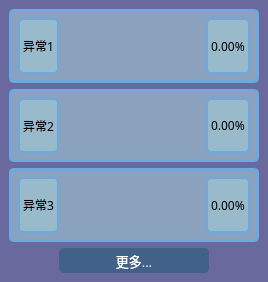
  <widget class="QDockWidget" name="dockWidget_4">
   <property name="minimumSize">
    <size>
     <width>268</width>
     <height>282</height>
    </size>
   </property>
   <property name="maximumSize">
    <size>
     <width>524287</width>
     <height>300</height>
    </size>
   </property>
   <property name="font">
    <font>
     <family>黑体</family>
    </font>
   </property>
   <property name="mouseTracking">
    <bool>true</bool>
   </property>
   <property name="autoFillBackground">
    <bool>false</bool>
   </property>
   <property name="styleSheet">
    <string notr="true">background-color: rgb(61, 98, 136);color: rgb(255,255,255);</string>
   </property>
   <property name="windowTitle">
    <string>警报历史</string>
   </property>
   <attribute name="dockWidgetArea">
    <number>2</number>
   </attribute>
   <widget class="QWidget" name="dockWidgetContents_4">
    <property name="styleSheet">
     <string notr="true">background-color: rgb(105, 105, 157);
border-color: rgb(123, 180, 232);</string>
    </property>
    <layout class="QVBoxLayout" name="verticalLayout_3">
     <item>
      <widget class="QWidget" name="widget_3" native="true">
       <property name="styleSheet">
        <string notr="true">background-color: rgba(162, 202, 212, 150);border-radius:5px;border-color:rgb(109, 169, 223);border-width:3px;border-style:solid;color:rgb(0, 0, 0);</string>
       </property>
       <layout class="QHBoxLayout" name="horizontalLayout_41">
        <item>
         <layout class="QHBoxLayout" name="horizontalLayout_7">
          <item>
           <widget class="QLabel" name="label_18">
            <property name="minimumSize">
             <size>
              <width>0</width>
              <height>30</height>
             </size>
            </property>
            <property name="maximumSize">
             <size>
              <width>16777215</width>
              <height>80</height>
             </size>
            </property>
            <property name="font">
             <font>
              <family>黑体</family>
             </font>
            </property>
            <property name="styleSheet">
             <string notr="true">border-width:2px;</string>
            </property>
            <property name="text">
             <string>异常1</string>
            </property>
           </widget>
          </item>
          <item>
           <spacer name="horizontalSpacer_8">
            <property name="orientation">
             <enum>Qt::Horizontal</enum>
            </property>
            <property name="sizeHint" stdset="0">
             <size>
              <width>40</width>
              <height>20</height>
             </size>
            </property>
           </spacer>
          </item>
          <item>
           <widget class="QLabel" name="label_19">
            <property name="font">
             <font>
              <family>黑体</family>
             </font>
            </property>
            <property name="styleSheet">
             <string notr="true">border-width:2px;</string>
            </property>
            <property name="text">
             <string>0.00%</string>
            </property>
           </widget>
          </item>
         </layout>
        </item>
       </layout>
      </widget>
     </item>
     <item>
      <widget class="QWidget" name="widget_4" native="true">
       <property name="styleSheet">
        <string notr="true">background-color: rgba(162, 202, 212, 150);border-radius:5px;border-color:rgb(109, 169, 223);border-width:3px;border-style:solid;color:rgb(0, 0, 0);</string>
       </property>
       <layout class="QHBoxLayout" name="horizontalLayout_42">
        <item>
         <layout class="QHBoxLayout" name="horizontalLayout_10">
          <item>
           <widget class="QLabel" name="label_24">
            <property name="minimumSize">
             <size>
              <width>0</width>
              <height>30</height>
             </size>
            </property>
            <property name="maximumSize">
             <size>
              <width>16777215</width>
              <height>80</height>
             </size>
            </property>
            <property name="font">
             <font>
              <family>黑体</family>
             </font>
            </property>
            <property name="styleSheet">
             <string notr="true">border-width:2px;</string>
            </property>
            <property name="text">
             <string>异常2</string>
            </property>
           </widget>
          </item>
          <item>
           <spacer name="horizontalSpacer_11">
            <property name="orientation">
             <enum>Qt::Horizontal</enum>
            </property>
            <property name="sizeHint" stdset="0">
             <size>
              <width>40</width>
              <height>20</height>
             </size>
            </property>
           </spacer>
          </item>
          <item>
           <widget class="QLabel" name="label_25">
            <property name="font">
             <font>
              <family>黑体</family>
             </font>
            </property>
            <property name="styleSheet">
             <string notr="true">border-width:2px;</string>
            </property>
            <property name="text">
             <string>0.00%</string>
            </property>
           </widget>
          </item>
         </layout>
        </item>
       </layout>
      </widget>
     </item>
     <item>
      <widget class="QWidget" name="widget_5" native="true">
       <property name="styleSheet">
        <string notr="true">background-color: rgba(162, 202, 212, 150);border-radius:5px;border-color:rgb(109, 169, 223);border-width:3px;border-style:solid;color:rgb(0, 0, 0);</string>
       </property>
       <layout class="QHBoxLayout" name="horizontalLayout_43">
        <item>
         <layout class="QHBoxLayout" name="horizontalLayout_11">
          <item>
           <widget class="QLabel" name="label_26">
            <property name="minimumSize">
             <size>
              <width>0</width>
              <height>30</height>
             </size>
            </property>
            <property name="maximumSize">
             <size>
              <width>16777215</width>
              <height>80</height>
             </size>
            </property>
            <property name="font">
             <font>
              <family>黑体</family>
             </font>
            </property>
            <property name="styleSheet">
             <string notr="true">border-width:2px;</string>
            </property>
            <property name="text">
             <string>异常3</string>
            </property>
           </widget>
          </item>
          <item>
           <spacer name="horizontalSpacer_12">
            <property name="orientation">
             <enum>Qt::Horizontal</enum>
            </property>
            <property name="sizeHint" stdset="0">
             <size>
              <width>40</width>
              <height>20</height>
             </size>
            </property>
           </spacer>
          </item>
          <item>
           <widget class="QLabel" name="label_27">
            <property name="font">
             <font>
              <family>黑体</family>
             </font>
            </property>
            <property name="styleSheet">
             <string notr="true">border-width:2px;</string>
            </property>
            <property name="text">
             <string>0.00%</string>
            </property>
           </widget>
          </item>
         </layout>
        </item>
       </layout>
      </widget>
     </item>
     <item>
      <layout class="QHBoxLayout" name="horizontalLayout_40">
       <item>
        <spacer name="horizontalSpacer_17">
         <property name="orientation">
          <enum>Qt::Horizontal</enum>
         </property>
         <property name="sizeHint" stdset="0">
          <size>
           <width>40</width>
           <height>20</height>
          </size>
         </property>
        </spacer>
       </item>
       <item>
        <widget class="QPushButton" name="pushButton">
         <property name="minimumSize">
          <size>
           <width>150</width>
           <height>25</height>
          </size>
         </property>
         <property name="maximumSize">
          <size>
           <width>150</width>
           <height>16777215</height>
          </size>
         </property>
         <property name="font">
          <font>
           <family>黑体</family>
           <pointsize>10</pointsize>
          </font>
         </property>
         <property name="styleSheet">
          <string notr="true">background-color: rgb(65, 97, 136);border-radius:5px;</string>
         </property>
         <property name="inputMethodHints">
          <set>Qt::ImhDate</set>
         </property>
         <property name="text">
          <string>更多...</string>
         </property>
        </widget>
       </item>
       <item>
        <spacer name="horizontalSpacer_28">
         <property name="orientation">
          <enum>Qt::Horizontal</enum>
         </property>
         <property name="sizeHint" stdset="0">
          <size>
           <width>40</width>
           <height>20</height>
          </size>
         </property>
        </spacer>
       </item>
      </layout>
     </item>
    </layout>
   </widget>
  </widget>
